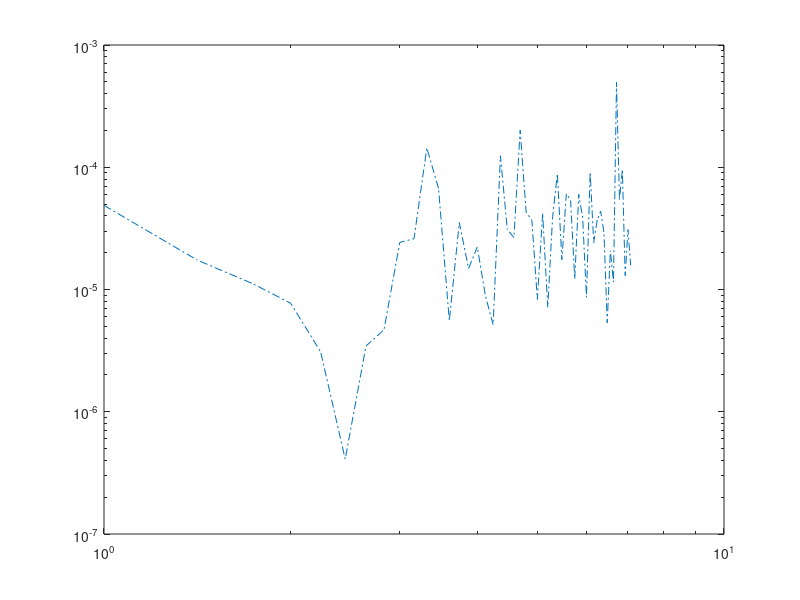

Write MATLAB code to recreate this figure.
clear
clc
for i = 1:50
    c =   sqrt(i);
    n = 1000;
    L0 = 0;  L1 = 1;
    h = (L1-L0)/n;
    x = L0:h:L1;
    N = length(x);
    D = abs(x-x');
    %%
    Phi = @(r,c) sqrt( 1 + (c*r).^2 );
    drPhi = @(r,rx,c) c^2*rx./sqrt( 1 + (c*r).^2 );
    d2rPhi = @(r,rx,c) (c^2*( 1 + (c*r).^2 ) -c^4*rx.^2)./( ( 1 + (c*r).^2 ).^1.5 );
    
    rx =  x'-x ;
    A = Phi(D,c);
    Ax = drPhi(D,rx,c);
    Axx = d2rPhi(D,rx,c);
    
    %%
    m = 2;
    P = ones(N,m);
    dP = zeros(N,m);
    d2P = zeros(N,m);
    xp = x';
    for j=2:m
        P(:,j) = xp.^(j-1);
        dP(:,j) = (j-1).*xp.^(j-2);
        if j~=2
            d2P(:,j) = (j-1)*(j-2).*xp.^(j-3);
        end
    end
    %%
    u = @(x) sin(pi.*x);
    f = @(x) (1-pi^2).*sin(pi.*x)+pi.*cos(pi.*x);
    %%
    M = [A P;P' zeros(m)];
    Mx = [Ax dP;zeros(m,N) zeros(m)];
    Mxx = [Axx d2P;zeros(m,N) zeros(m)];
    
%     H = [Axx+Ax+A d2P+dP+P ; P' zeros(m)];
    
    H =  Mxx + Mx + M;
    
    H(1,:) = M(1,:);
    H(N,:) = M(N,:);
    
    F = [f(xp);zeros(m,1)];
    F(1) = u(L0);
    F(N) = u(L1);
    lambda = H\F;
    U = M*lambda;
    %%
    E(i) = norm(U(1:N)-u(x'),inf);
    Shape(i) = c;
end
loglog(Shape,E,'-.')
